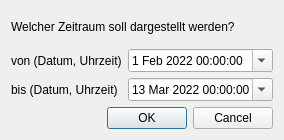
<?xml version="1.0" encoding="UTF-8"?>
<ui version="4.0">
 <class>DialogChartAktualisieren</class>
 <widget class="QDialog" name="DialogChartAktualisieren">
  <property name="geometry">
   <rect>
    <x>0</x>
    <y>0</y>
    <width>280</width>
    <height>140</height>
   </rect>
  </property>
  <property name="windowTitle">
   <string>Chart aktualisieren</string>
  </property>
  <layout class="QVBoxLayout" name="verticalLayout">
   <item>
    <widget class="QLabel" name="label_3">
     <property name="text">
      <string>Welcher Zeitraum soll dargestellt werden?</string>
     </property>
    </widget>
   </item>
   <item>
    <layout class="QGridLayout" name="gridLayout">
     <item row="0" column="1">
      <widget class="QDateTimeEdit" name="dateTimeStart">
       <property name="minimumDateTime">
        <datetime>
         <hour>0</hour>
         <minute>0</minute>
         <second>0</second>
         <year>2022</year>
         <month>2</month>
         <day>1</day>
        </datetime>
       </property>
       <property name="maximumDate">
        <date>
         <year>2022</year>
         <month>3</month>
         <day>13</day>
        </date>
       </property>
       <property name="minimumDate">
        <date>
         <year>2022</year>
         <month>2</month>
         <day>1</day>
        </date>
       </property>
       <property name="calendarPopup">
        <bool>true</bool>
       </property>
      </widget>
     </item>
     <item row="1" column="0">
      <widget class="QLabel" name="label_2">
       <property name="text">
        <string>bis (Datum, Uhrzeit)</string>
       </property>
      </widget>
     </item>
     <item row="1" column="1">
      <widget class="QDateTimeEdit" name="dateTimeEnde">
       <property name="dateTime">
        <datetime>
         <hour>0</hour>
         <minute>0</minute>
         <second>0</second>
         <year>2022</year>
         <month>3</month>
         <day>13</day>
        </datetime>
       </property>
       <property name="minimumDateTime">
        <datetime>
         <hour>0</hour>
         <minute>0</minute>
         <second>0</second>
         <year>2022</year>
         <month>2</month>
         <day>1</day>
        </datetime>
       </property>
       <property name="maximumDate">
        <date>
         <year>2022</year>
         <month>3</month>
         <day>13</day>
        </date>
       </property>
       <property name="minimumDate">
        <date>
         <year>2022</year>
         <month>2</month>
         <day>1</day>
        </date>
       </property>
       <property name="calendarPopup">
        <bool>true</bool>
       </property>
      </widget>
     </item>
     <item row="0" column="0">
      <widget class="QLabel" name="label">
       <property name="text">
        <string>von (Datum, Uhrzeit)</string>
       </property>
      </widget>
     </item>
    </layout>
   </item>
   <item>
    <widget class="QDialogButtonBox" name="buttonBox">
     <property name="orientation">
      <enum>Qt::Horizontal</enum>
     </property>
     <property name="standardButtons">
      <set>QDialogButtonBox::Cancel|QDialogButtonBox::Ok</set>
     </property>
    </widget>
   </item>
  </layout>
 </widget>
 <resources/>
 <connections>
  <connection>
   <sender>buttonBox</sender>
   <signal>accepted()</signal>
   <receiver>DialogChartAktualisieren</receiver>
   <slot>accept()</slot>
   <hints>
    <hint type="sourcelabel">
     <x>227</x>
     <y>121</y>
    </hint>
    <hint type="destinationlabel">
     <x>157</x>
     <y>139</y>
    </hint>
   </hints>
  </connection>
  <connection>
   <sender>buttonBox</sender>
   <signal>rejected()</signal>
   <receiver>DialogChartAktualisieren</receiver>
   <slot>reject()</slot>
   <hints>
    <hint type="sourcelabel">
     <x>270</x>
     <y>127</y>
    </hint>
    <hint type="destinationlabel">
     <x>279</x>
     <y>139</y>
    </hint>
   </hints>
  </connection>
 </connections>
</ui>
